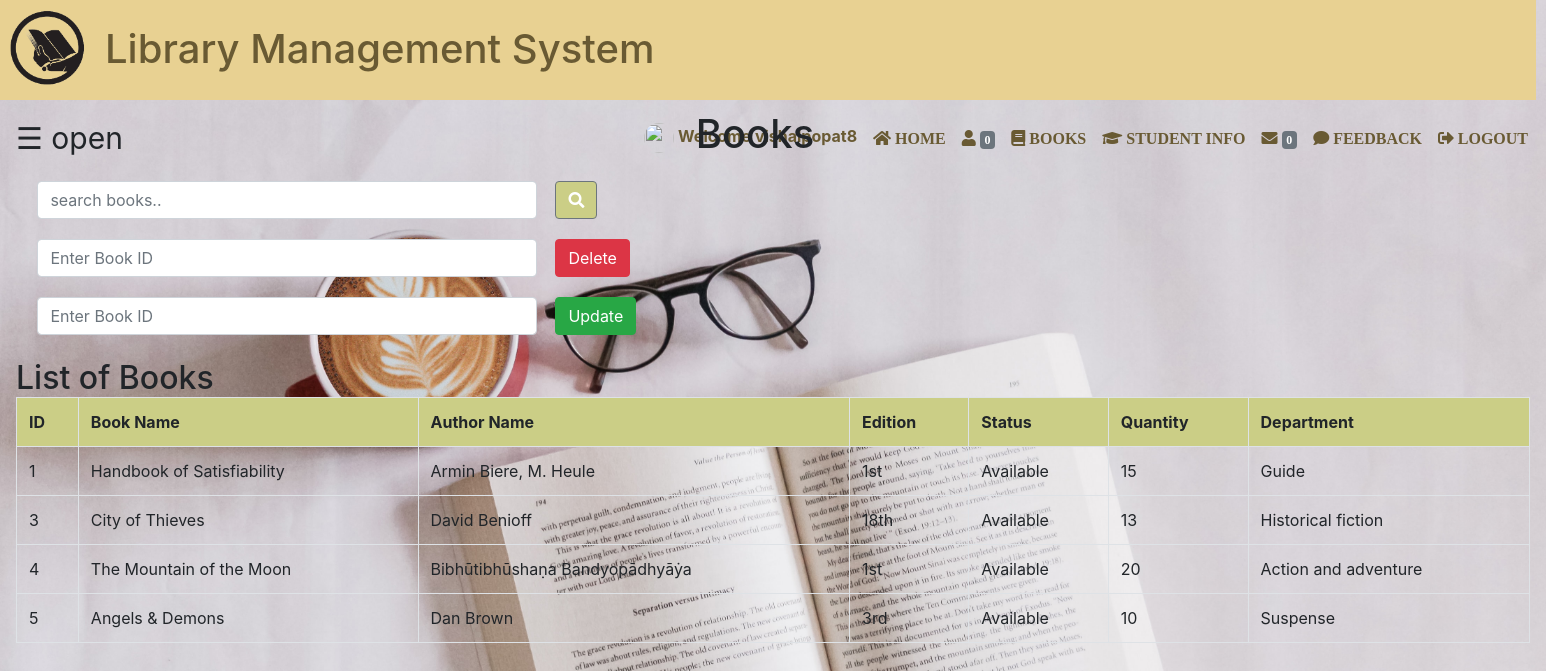
Page /library/admin/books.php (signed in) on the committed database.
### tables this page shows
CREATE TABLE `books` (
  `bid` int(100) NOT NULL,
  `name` varchar(100) NOT NULL,
  `authors` varchar(100) NOT NULL,
  `edition` varchar(100) NOT NULL,
  `status` varchar(100) NOT NULL,
  `quantity` int(100) NOT NULL,
  `department` varchar(100) NOT NULL
);

### library/admin/books.php (the view, shortened to what this page needs)
<?php
include "connection.php";
include "navbar.php";
?>
<html>
<head>
</head>
<body>
    <?php
    if (isset($_SESSION['login_user'])) {
        ?>
        <center><h1 style="position: absolute;left: 45%;margin-top: 10px;">Books</h1></center>
        <?php
    }
    else
    {
        ?>
        <center><h1 style="position: relative;margin-top: 10px;">Books</h1></center>
        <?php
    }
    ?>
    <?php
    if (isset($_SESSION['login_user'])) {
        ?>
        <div id="main">
            <span style="font-size:30px;cursor:pointer" onclick="openNav()">&#9776; open</span>
            <?php
        }
        ?>
        <br>
        <div class="search">
            <form class="navbar-form" method="post" name="form1">
                <div class="mydiv">
                    <br><input style="width: 500px;" class="form-control" type="text" name="search" placeholder="search books.." required="">&nbsp;&nbsp;&nbsp;&nbsp;
                    <button style="background-color: #cbce86;" type="submit" name="submit" class="btn btn-secondary"><i class="fa fa-search"></i></button>
                </div>
            </form>
            <?php if (isset($_SESSION['login_user'])) { ?>
                <form class="navbar-form" method="post" name="form2">
                    <div class="mydiv">
                        <br><input style="width: 500px;" class="form-control" type="text" name="bid" placeholder="Enter Book ID" required="">&nbsp;&nbsp;&nbsp;&nbsp;
                        <button  type="submit" name="submit1" class="btn btn-danger">Delete</button>
                    </div>
                </form>
                <form class="navbar-form" method="post" name="form3">
                    <div class="mydiv">
                        <br><input style="width: 500px;" class="form-control" type="text" name="bid1" placeholder="Enter Book ID" required="">&nbsp;&nbsp;&nbsp;&nbsp;
                        <button  type="submit" name="update" class="btn btn-success">Update</button>
                    </div>
                </form><br>
            <?php }
            ?>
        </div><br><br><br><br><br><br>
        <?php
        if (isset($_POST['submit'])) {
            $q = mysqli_query($db, "SELECT * FROM books where name like '%$_POST[search]%'");
            if (mysqli_num_rows($q) == 0) {
                ?>
                <div class="modal fade show" aria-modal="true" role="dialog" style="display: block;">
                    <div class="modal-dialog modal-dialog-centered">
                        <div class="modal-content">
                            <div class="modal-header">
                                <h4 class="modal-title">Sorry! No Books Found. Please try again.</h4>
                                <button type="button" class="close" data-dismiss="modal"><a style="text-decoration: none;color: #808080;" href="books.php">&times;</a></button>
                            </div>
                            <div class="modal-footer">
                                <form method="post" action="">
                                    <button name="ok" type="submit" class="btn btn-primary" data-dismiss="modal"><a style="text-decoration: none;color: white;" href="books.php">OK</a></button>
                                </form>
                            </div>
                        </div>
                    </div>
                </div>
                <div class="modal-backdrop fade show"></div>
                <?php
            } else {
                echo "<h2 style='margin: auto;'>List of Books</h2>";
                echo "<div class='scroll'>";
                echo "<table class='table table-bordered table-hover'>";
                echo "<tr style='background-color: #cbce86;'>";
                echo "<th>";
                echo "ID";
                echo "</th>";
                echo "<th>";
                echo "Book Name";
                echo "</th>";
                echo "<th>";
                echo "Author Name";
                echo "</th>";
                echo "<th>";
                echo "Edition";
                echo "</th>";
                echo "<th>";
                echo "Status";
                echo "</th>";
                echo "<th>";
                echo "Quantity";
                echo "</th>";
                echo "<th>";
                echo "Department";
                echo "</th>";
                echo "</tr>";
                while ($row = mysqli_fetch_assoc($q)) {
                    echo "<tr>";
                    echo "<td>";
                    echo $row['bid'];
                    echo "</td>";
                    echo "<td>";
                    echo $row['name'];
                    echo "</td>";
                    echo "<td>";
                    echo $row['authors'];
                    echo "</td>";
                    echo "<td>";
                    echo $row['edition'];
                    echo "</td>";
                    echo "<td>";
                    echo $row['status'];
                    echo "</td>";
                    echo "<td>";
                    echo $row['quantity'];
                    echo "</td>";
                    echo "<td>";
                    echo $row['department'];
                    echo "</td>";
                    echo "</tr>";
                }
                echo "</table>";
                echo "</div>";
            }
        } else {
            $res = mysqli_query($db, "select * from books;");
            echo "<h2 style='margin: auto;'>List of Books</h2>";
            echo "<div class='scroll'>";
            echo "<table class='table table-bordered table-hover'>";
            echo "<tr style='background-color: #cbce86;'>";
            echo "<th>";
            echo "ID";
            echo "</th>";
            echo "<th>";
            echo "Book Name";
            echo "</th>";
            echo "<th>";
            echo "Author Name";
            echo "</th>";
            echo "<th>";
            echo "Edition";
            echo "</th>";
            echo "<th>";
            echo "Status";
            echo "</th>";
            echo "<th>";
            echo "Quantity";
            echo "</th>";
            echo "<th>";
            echo "Department";
            echo "</th>";
            echo "</tr>";
            while ($row = mysqli_fetch_assoc($res)) {
                echo "<tr>";
                echo "<td>";
                echo $row['bid'];
                echo "</td>";
                echo "<td>";
                echo $row['name'];
                echo "</td>";
                echo "<td>";
                echo $row['authors'];
                echo "</td>";
                echo "<td>";
                echo $row['edition'];
                echo "</td>";
                echo "<td>";
                echo $row['status'];
                echo "</td>";
                echo "<td>";
                echo $row['quantity'];
                echo "</td>";
                echo "<td>";
                echo $row['department'];
                echo "</td>";
                echo "</tr>";
            }
            echo "</table>";
            echo "</div>";
        }
                    ?>
    </div>
</body>
</html>

### library/admin/navbar.php (shortened to what this page needs)
<?php
include 'connection.php';
?>
<!DOCTYPE html>
<html>
<head>
    <link rel="stylesheet" type="text/css" href="style.css">
    <link rel="stylesheet" href="https://maxcdn.bootstrapcdn.com/bootstrap/4.5.2/css/bootstrap.min.css">
    <link rel="stylesheet" href="https://use.fontawesome.com/releases/v5.7.0/css/all.css">
</head>
<body>
    <?php
    $r=mysqli_query($db,"SELECT COUNT(status) as total from message where status='NO' AND  sender='STUDENT';");
    $c=mysqli_fetch_assoc($r);
    $sql_app=mysqli_query($db,"SELECT COUNT(status) as total from admin where status='';");
    $a=mysqli_fetch_assoc($sql_app);
    ?>
    <header>
        <div class="logo">
            <img src="images/book.png">
            <h1 style="color: #695a33">Library Management System</h1>
        </div>
        <?php if (isset($_SESSION['login_user'])) {
            ?>
            <nav>
                <ul class="nav">
                    <a href="profile.php" style="word-spacing: normal;margin-top: 10px; font-weight: bold; color: #695a33;" class="nav-item nav-link">
                        <?php
                        echo "<img class='cent' src='images/" . $_SESSION['pic'] . "'>"." ";
                        echo "Welcome " . ($_SESSION['login_user']);
                        ?>
                    </a>
                    <li style="word-spacing: normal;" class="nav-item"><a class="nav-link" href="index.php"><i class="fa fa-home" aria-hidden="true"> HOME</i><a></li>
                        <li style="word-spacing: normal;" class="nav-item"><a class="nav-link" href="admin_status.php"><i class="fa fa-user" aria-hidden="true"> <span class="badge badge-secondary"><?php echo $a['total']; ?></span></i></a></li>
                        <li style="word-spacing: normal;" class="nav-item"><a class="nav-link" href="books.php"><i class="fa fa-book" aria-hidden="true"> BOOKS</i></a></li>
                        <li style="word-spacing: normal;" class="nav-item"><a class="nav-link" href="student.php"><i class="fa fa-graduation-cap" aria-hidden="true"> STUDENT INFO</i></a></li>
                        <li style="word-spacing: normal;" class="nav-item"><a class="nav-link" href="message.php"><i class="fa fa-envelope" aria-hidden="true"> <span class="badge badge-secondary"><?php echo $c['total']; ?></span></i></a></li>
                        <li style="word-spacing: normal;" class="nav-item"><a class="nav-link" href="feed.php"><i class="fa fa-comment" aria-hidden="true"> FEEDBACK</i></a></li>
                        <li style="word-spacing: normal;" class="nav-item"><a class="nav-link" href="logout.php"><i class="fas fa-sign-out-alt">  LOGOUT</i></a></li>
                    </ul>
                </nav>
                    <?php
                }
                ?>
            </header>
        </body>
        </html>

### library/admin/style.css (style rules this page uses)
html, body, div, span, object, iframe, h1, h2, h3, h4, h5, h6, p, blockquote, pre, abbr, address, cite, code, del, dfn, em, img, ins, kbd, q, samp, small, strong, sub, sup, var, b, i, dl, dt, dd, ol, ul, li, fieldset, form, label, legend, table, caption, tbody, tfoot, thead, tr, th, td, article, aside, canvas, details, figcaption, figure, footer, header, hgroup, menu, nav, section, summary, time, mark, audio, video { margin:0; padding:0; border:0; outline:0; font-size:100%; vertical-align:baseline; background:transparent; }
body { line-height:1; }
article,aside,details,figcaption,figure, footer,header,hgroup,menu,nav,section { display:block; }
nav ul { list-style:none; }
a { margin:0; padding:0; font-size:100%; vertical-align:baseline; background:transparent; }
table { border-collapse:collapse; border-spacing:0; }
input, select { vertical-align:middle; }
header { height: 100px; width: 1536px; background-color: #e8d192; }
header h1 { display: inline-block; padding-top: 15px; float: right; font-size: 40px; }
img { max-width: 95px; max-height: 95px; padding-right: 20px; }
.logo { padding-left: 10px; float: left; padding-top: 10px; }
div h1 { text-align: justify; }
li a { color:#695a33; text-decoration: none; }
nav { float: right; word-spacing: 50px; margin-top: 20px; }
nav li { display: inline-block; line-height: 50px; }

### library/admin/navbar.php (style rules this page uses)
.cent { padding-right: unset; border-radius: 50%; height: 30px; width: 30px; }
.nav-link { display: block; padding: .5rem .5rem; }

### library/admin/books.php (style rules this page uses)
.mydiv { margin-left: 20px; margin-top: 20px; display: inline-flex; }
.search { float: right; }
body { background-image: url('images/book.jpg'); background-size: 100%; transition: background-color .5s; }
#main { transition: margin-left .5s; padding: 16px; }
.scroll { width: 100%; height: 363px; overflow: auto; }

### rows in the picture
books: bid "1", name "Handbook of Satisfiability", authors "Armin Biere, M. Heule", edition "1st", status "Available", quantity "15", department "Guide"
books: bid "3", name "City of Thieves", authors "David Benioff", edition "18th", status "Available", quantity "13", department "Historical fiction"
books: bid "4", name "The Mountain of the Moon", authors "Bibhūtibhūshaṇa Bandyopādhyāẏa", edition "1st", status "Available", quantity "20", department "Action and adventure"
books: bid "5", name "Angels & Demons", authors "Dan Brown", edition "3rd", status "Available", quantity "10", department "Suspense"

### other values in the picture
$_SESSION['login_user'] "vishalpopat8"
$a['total'] "0"
$c['total'] "0"
